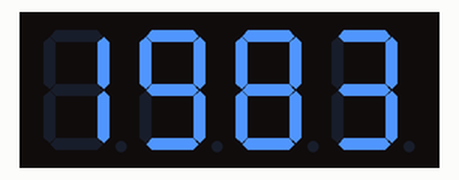
Recording of a sketch running on a simulated Arduino Uno, built with avr-gcc and run on an emulated ATmega328P. On the bench: 4-digit seven-segment display.

Above: at 0.1 s.
At 2.1 s:
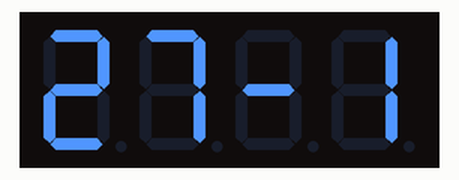
At 4.1 s:
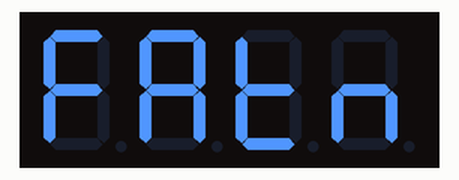
At 6.2 s:
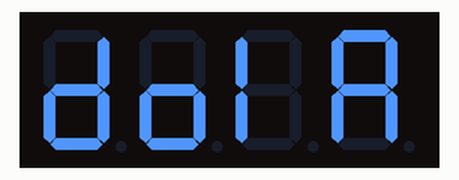
At 12.3 s:
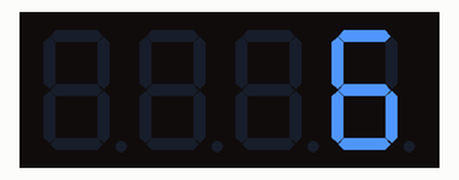
At 17.4 s:
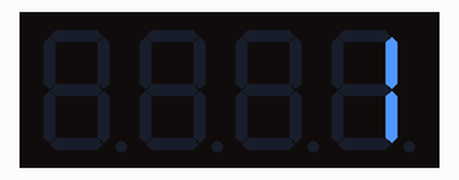

Measured:
- by itself, everything shown: repeats every 16.3 s, in 13 steps
- what the display in image 1 shows lasts 2.0 s, from 2.1 s to 4.1 s
- what the display in image 5 shows lasts 1.0 s, from 17.4 s to 18.4 s

The sketch:

DisplayNum1.ino
```cpp
#include "TM1637.h"
const int CLK = 6;
const int DIO = 7;
TM1637 tm1637(CLK, DIO);


void setup() {
    tm1637.init();
    tm1637.set(BRIGHTEST );//BRIGHT_TYPICAL = 2,BRIGHT_DARKEST = 0,BRIGHTEST = 7;

    float num = 1983;


    tm1637.displayNum(num);
    delay(2000);


}

void loop() {
 tm1637.displayStr("27-11-2008-20-04-2009");

    delay(2000);
  tm1637.displayStr("fatma irmak - sude unver");
    delay(2000);
     tm1637.displayStr("dolar;38-EURO=41.57");
delay(2000);


 for (int i =10;i>0;i=i-1){
tm1637.displayNum(i);
delay(1000);
 }


}
```
